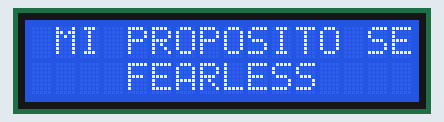
The sketch below on a simulated Arduino Uno, built with avr-gcc and run on an emulated ATmega328P. Shown: 16×2 character LCD.

Above: at 0.16 s.
At 1.72 s:
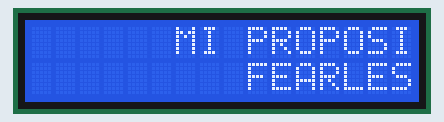
At 3.32 s:
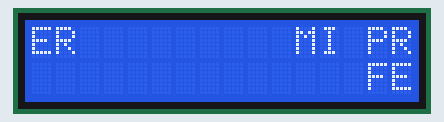
At 6.52 s:
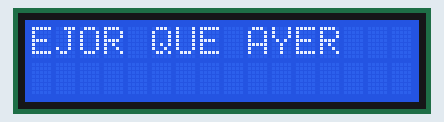
At 9.73 s:
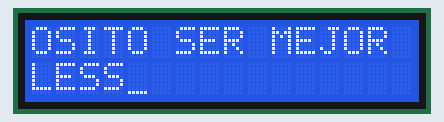
At 12.93 s:
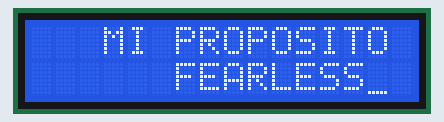

The sketch:

7.Display_LCD.ino
```cpp
#include <LiquidCrystal.h>

LiquidCrystal lcd(10, 9, 8, 5, 4, 3, 2);//(RS, RW, E, D4, D5, D6, D7)

void setup() {
  lcd.begin(16,2);// put your setup code here, to run once:
  lcd.setCursor(0,0);
  lcd.print("MI PROPOSITO SER MEJOR QUE AYER");
  lcd.setCursor(3,1);
  lcd.print("FEARLESS");
}

void loop() {
  //Desplazar ahacia la izquierda
      lcd.scrollDisplayRight();
      delay(100);
      lcd.noCursor();//APAGAR CURSOR
      delay(100);

      lcd.cursor();//ENCENDER CURSOR
      delay(100);
}
```

Measured:
- by itself, everything shown: repeats every 12.0 s, in 120 steps
